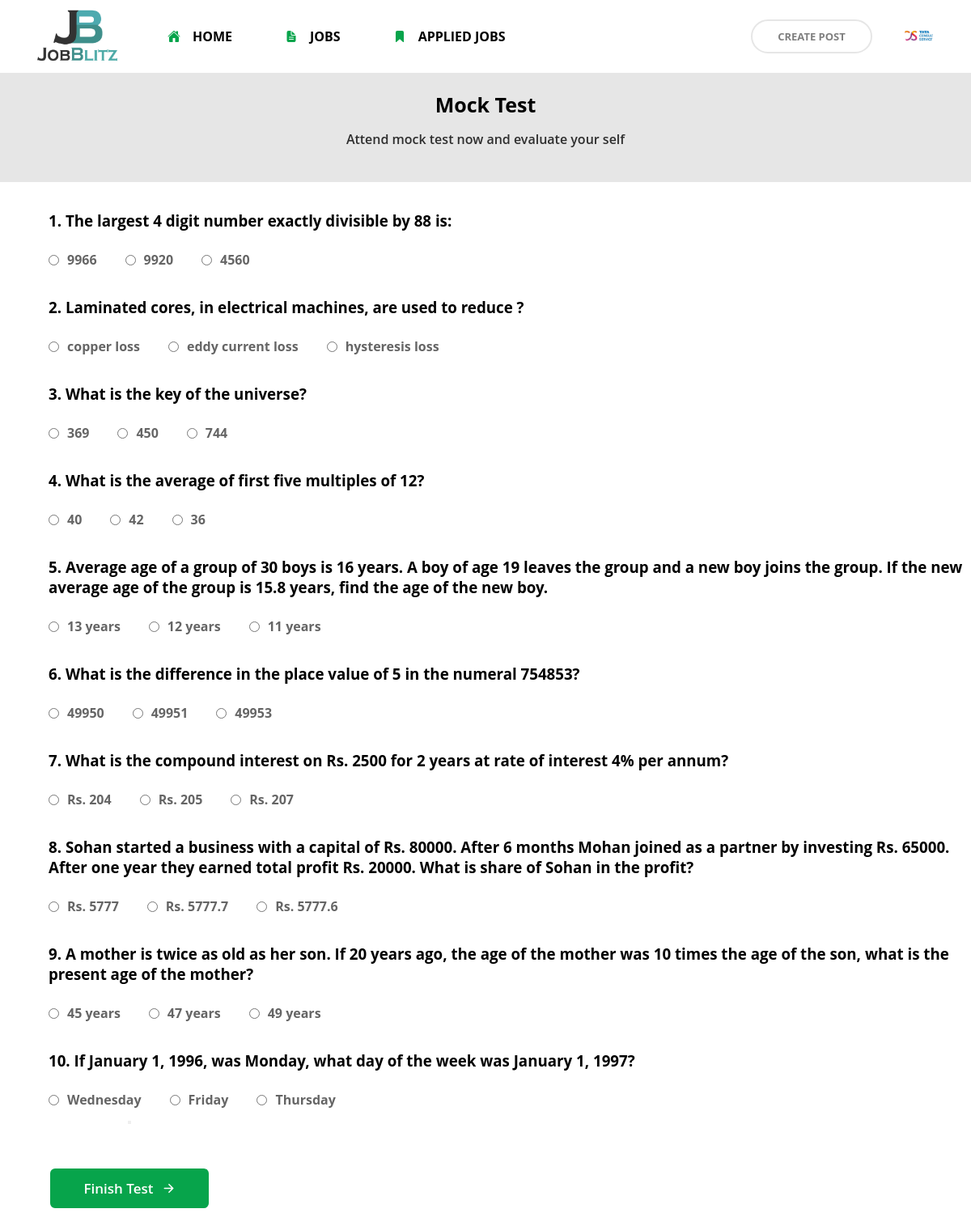
The page /mocktest/ (signed in) on the database its author committed.
### App/models.py (models this page shows, shortened)
class userProfile(models.Model):
    user = models.ForeignKey(User,on_delete=models.CASCADE)
    image = models.ImageField(upload_to='profile_pic',default='sherlock.jpg')
    location = models.CharField(max_length=5000,blank=True)
    phone = models.CharField(max_length=5000,blank=True)
    skills = models.CharField(max_length=50000,blank=True)
    age = models.IntegerField(default=18,blank=True)
    starting_rate = models.IntegerField(default=0,blank=True)
    maximum_rate = models.IntegerField(default=10,blank=True)
    job = models.CharField(max_length=50000,default="")
    date = models.DateTimeField(auto_now_add=True, blank=True)
    qualification = models.CharField(max_length=5000,blank = True)
    response_time = models.IntegerField(default=1,blank=True)
    reg_no = models.CharField(default=0,blank=True,max_length=5000)
    company_name = models.CharField(max_length=50000,default="",blank=True)
    company_location = models.CharField(max_length=50000,blank=True)
    company_phone = models.IntegerField(default=0000000000,blank=True)
    is_company = models.BooleanField(default=False)

class Question(models.Model):
    question = models.CharField(max_length=50000)
    answer = models.CharField(max_length=50000,default="")
    def __str__(self):
        return self.question

class Option(models.Model):
    question = models.ForeignKey(Question,on_delete=models.CASCADE)
    answer = models.CharField(max_length=50000)
    def __str__(self):
        return self.answer + " option"

### App/views.py (the view)
# urls.py: path('mocktest/',views.mocktest,name = "mocktest"),
def mocktest(request):
    questions_list = []
    questions = Question.objects.all()
    for question in questions:
        options = Option.objects.filter(question = question)
        questions_list.append({"question":question,"options":options})
    print(questions_list)
    profile2 = userProfile.objects.filter(user = request.user).first()
    return render(request,'mocktest.html',{"profile":profile2,"questions":questions_list})

### App/templates/mocktest.html (shortened to what this page needs)
{% load static %}
<!DOCTYPE html>
<html lang="en">
<head>
    <link rel="stylesheet" href="{% static 'css/view.css' %}">
    <link rel="stylesheet" href="https://cdnjs.cloudflare.com/ajax/libs/font-awesome/6.2.1/css/all.min.css" />
</head>
<body id="style-2">
    <div class="container">
        <div class="navbar-wrapper">
            <div class="navbar">
                <div class="left">
                    <a href="{% url 'homepage' %}" style="margin-top: 3px;"><img src="{% static 'images/logo.png' %}" alt=""></a>
                    <div class="links">
                        <a href="{% url 'homepage' %}" style="display: flex;justify-content: center;align-items: center;gap: 15px;"><ion-icon name="home" style="color: #07a44b;"></ion-icon>  Home</a>
                        <a href="{% url 'gigs' %}" style="display: flex;justify-content: center;align-items: center;gap: 15px;"><ion-icon name="document-text" style="color: #07a44b;"></ion-icon> Jobs</a>
                        {% if request.user.is_authenticated %}
                        <a href="{% url 'saved' %}" style="display: flex;justify-content: center;align-items: center;gap: 15px;"><ion-icon name="bookmark" style="color: #07a44b;"></ion-icon> Applied Jobs</a>
                        {% endif %}
                    </div>
                </div>
                <div class="buttons">
                    {% if not request.user.is_authenticated %}
                    <a href="{% url 'showLogin' %}"><button >Login in to my account</button></a>
                    <a href="{% url 'signup' %}"><button style="width: 120px;background-color: #07a44b;color: white;border: 2px solid #07a44b;">Signup</button></a>
                    {% else %}
                    {% if profile.is_company %}
                    <a href="{% url 'createPost' %}" style="color: black;opacity: 1;"><button style="border: 2px solid rgb(230, 230, 230);width: 150px;opacity: 1;" class="icon create-btn">Create Post</button></a>
                    {% endif %}
                    <div class="profile" style="padding:5px;" >
                        <a href="{% url 'profileView' pk=profile.user.pk %}"><img src="{{profile.image.url}}" alt="" ></a>
                    </div>
                    {% endif %}
                </div>
            </div>
        </div>
        <div class="banner" id="startchange" style="background-color: #e6e6e6;margin-top: 80px;">
            <div class="text">
                <h1>Mock Test</h1>
                <h3 class="browse">Attend mock test now and evaluate your self</h3>
            </div>
        </div>
            <form class="wrap-ques" style="padding-left: 60px;" action="{% url 'getResult' %}" method="POST">
                {% for question in questions %}
                <div class="question" style="margin-top: 35px;display: flex;flex-direction: column;align-items: flex-start;padding-left: 0px;">
                    <div style="display: flex;flex-direction: column;align-items: flex-start;">
                        <h3 style="margin-bottom: 25px;">{{ forloop.counter }}. {{question.question}}</h3>
                        {% for option in question.options %}
                        <div class="options" style="display: flex;justify-content: center;align-items: center;gap: 35px;">
                            <div class="option" style="display: flex;justify-content: center;align-items: center;gap: 10px;">
                                <input type="radio" name="question{{question.question.pk}}" value = "{{option.answer}}">
                                <h4 style="opacity: 0.6;">{{option.answer}}</h4>
                            </div>
                        {% endfor %}
                        </div>
                    </div>
                </div>
                {% endfor %}
                <center>
                    <button type="submit" style="text-decoration: none;"><button class="view">Finish Test <ion-icon name="arrow-forward"></ion-icon></button></button>
                </center>
            </form>
    </div>
</body>
</html>

### App/static/css/view.css (style rules this page uses)
* { margin: 0; padding: 0; font-family: 'Open Sans', sans-serif; }
.container { width: 100%; min-height: 100vh; }
.navbar-wrapper { display: flex; justify-content: center; align-items: center; width: 100%; position: fixed; top: 0; height: 90px; z-index: 100; background-color: white; }
.navbar { width: 93%; display: flex; justify-content: space-between; align-items: center; }
.left { display: flex; justify-content: center; align-items: center; gap: 55px; }
.links { display: flex; justify-content: center; align-items: center; gap: 65px; }
.links a { text-transform: uppercase; text-decoration: none; color: black; font-weight: 700; cursor: pointer; }
.navbar img { width: 110px; }
.buttons { display: flex; justify-content: center; align-items: center; gap: 35px; }
.buttons button:nth-child(1) { padding: 10px; border-radius: 150px; border: 2px solid #00ca59; background-color: white; width: 230px; font-weight: 700; text-transform: uppercase; font-size: 13px; cursor: pointer; transition: 0.4s; }
.icon { color: grey !important; }
.profile { display: flex; gap: 15px; justify-content: center; align-items: center; border: none; border-radius: 150px; padding: 5px; position: relative; }
.profile img { width: 35px; height: 35px; border-radius: 100px; object-fit: cover; }
.banner { background-color: #C7D6D5; width: 100%; height: 15vh; background-size: cover; display: flex; justify-content: center; align-items: center; margin-top: 95px; padding-bottom: 25px;color: rgb(1, 1, 1); }
.text h1 { font-size: 25px; margin-bottom: 15px; margin-top: 15px; }
.text { text-align: center; }
.text h3 { font-weight: 600; opacity: 0.8;font-size: 16px; }
.view { margin-top: 50px; margin-bottom: 25px; padding: 13px; width: 200px; background-color: #07a44b; color: white; font-weight: 600; border-radius: 8px; border: 2px solid white; font-size: 17px; display: flex; justify-content: center; align-items: center; gap: 10px; cursor: pointer; transition: 0.3s; }

### rows shown on the page
userProfile: image (picture)
Question: question "The largest 4 digit number exactly divisible by 88 is:"
Option: answer "9966"
Option: answer "9920"
Option: answer "4560"
Question: question "Laminated cores, in electrical machines, are used to reduce ?"
Option: answer "copper loss"
Option: answer "eddy current loss"
Option: answer "hysteresis loss"
Question: question "What is the key of the universe?"
Option: answer "369"
Option: answer "450"
Option: answer "744"
Question: question "What is the average of first five multiples of 12?"
Option: answer "40"
Option: answer "42"
Option: answer "36"
Question: question "Average age of a group of 30 boys is 16 years. A boy of age 19 leaves the group and a new boy joins the group. If the new average age of the group is 15.8 years, find the age of the new boy."
Option: answer "13 years"
Option: answer "12 years"
Option: answer "11 years"
Question: question "What is the difference in the place value of 5 in the numeral 754853?"
Option: answer "49950"
Option: answer "49951"
Option: answer "49953"
Question: question "What is the compound interest on Rs. 2500 for 2 years at rate of interest 4% per annum?"
Option: answer "Rs. 204"
Option: answer "Rs. 205"
Option: answer "Rs. 207"
Question: question "Sohan started a business with a capital of Rs. 80000. After 6 months Mohan joined as a partner by investing Rs. 65000. After one year they earned total profit Rs. 20000. What is share of Sohan in the profit?"
Option: answer "Rs. 5777"
Option: answer "Rs. 5777.7"
Option: answer "Rs. 5777.6"
Question: question "A mother is twice as old as her son. If 20 years ago, the age of the mother was 10 times the age of the son, what is the present age of the mother?"
Option: answer "45 years"
Option: answer "47 years"
Option: answer "49 years"
Question: question "If January 1, 1996, was Monday, what day of the week was January 1, 1997?"
Option: answer "Wednesday"
Option: answer "Friday"
Option: answer "Thursday"
